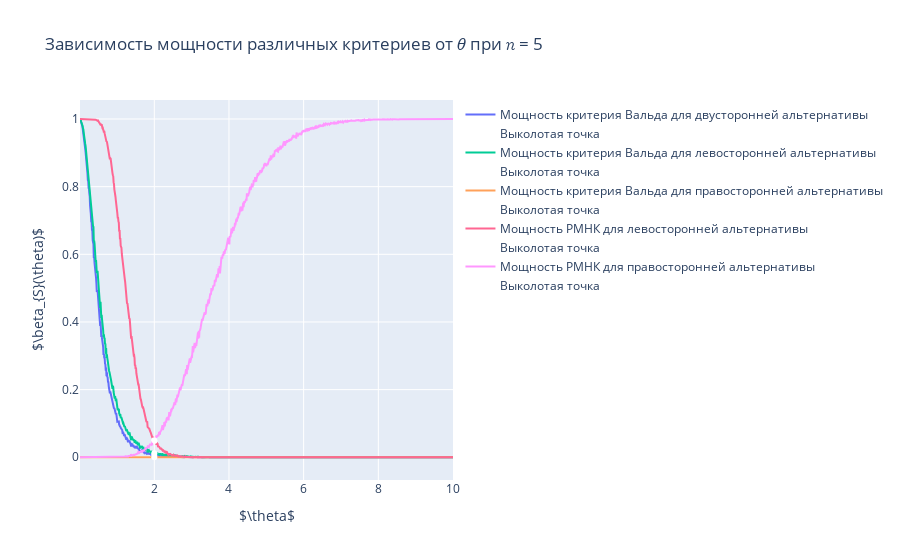

Source (notebook cell):
### Code cell
for i, n in enumerate(n_arr):
    fig = go.Figure()
    fig.add_trace(go.Scatter(x=theta_grid, y=frequency_arr[i], mode='lines', 
                             name=f'Мощность критерия Вальда для двусторонней альтернативы'))
    fig.add_trace(go.Scatter(x=[2], y=[frequency_arr[i, 199]], mode='markers', line_color='#FFFFFF', 
                             name='Выколотая точка'))
    fig.add_trace(go.Scatter(x=theta_grid, y=frequency_left_arr[i], mode='lines', 
                             name=f'Мощность критерия Вальда для левосторонней альтернативы'))
    fig.add_trace(go.Scatter(x=[2], y=[frequency_left_arr[i, 199]], mode='markers', line_color='#FFFFFF', 
                             name='Выколотая точка'))
    fig.add_trace(go.Scatter(x=theta_grid, y=frequency_right_arr[i], mode='lines', 
                             name=f'Мощность критерия Вальда для правосторонней альтернативы'))
    fig.add_trace(go.Scatter(x=[2], y=[frequency_right_arr[i, 199]], mode='markers', line_color='#FFFFFF', 
                             name='Выколотая точка'))
    fig.add_trace(go.Scatter(x=theta_grid, y=left_RMNK_arr[i], mode='lines', 
                             name=f'Мощность РМНК для левосторонней альтернативы'))
    fig.add_trace(go.Scatter(x=[2], y=[left_RMNK_arr[i, 199]], mode='markers', line_color='#FFFFFF', 
                             name='Выколотая точка'))
    fig.add_trace(go.Scatter(x=theta_grid, y=right_RMNK_arr[i], mode='lines', 
                             name=f'Мощность РМНК для правосторонней альтернативы'))
    fig.add_trace(go.Scatter(x=[2], y=[right_RMNK_arr[i, 199]], mode='markers', line_color='#FFFFFF', 
                             name='Выколотая точка'))
    fig.update_layout(title=f'Зависимость мощности различных критериев от 𝜃 при 𝑛 = {n}', 
                      xaxis_title="$\\theta$", yaxis_title="$\\beta_{S}(\\theta)$")
    fig.show()
    pof.plot(fig, filename=f'power_gamma_{n}.html', auto_open=False)

### Figure 1 — Plotly figure (JSON) as saved in the notebook; plotly's stock layout.template omitted (floating-point values rounded to 4 significant figures; data arrays with more than 128 entries replaced by an {"elided": "..."} marker saying what was removed)
{"data": [{"mode": "lines", "name": "Мощность критерия Вальда для двусторонней альтернативы", "type": "scatter", "x": {"elided": "1000 float values"}, "y": {"elided": "1000 float values"}}, {"line": {"color": "#FFFFFF"}, "mode": "markers", "name": "Выколотая точка", "type": "scatter", "x": [2], "y": [0.0074]}, {"mode": "lines", "name": "Мощность критерия Вальда для левосторонней альтернативы", "type": "scatter", "x": {"elided": "1000 float values"}, "y": {"elided": "1000 float values"}}, {"line": {"color": "#FFFFFF"}, "mode": "markers", "name": "Выколотая точка", "type": "scatter", "x": [2], "y": [0.012]}, {"mode": "lines", "name": "Мощность критерия Вальда для правосторонней альтернативы", "type": "scatter", "x": {"elided": "1000 float values"}, "y": {"elided": "1000 int values"}}, {"line": {"color": "#FFFFFF"}, "mode": "markers", "name": "Выколотая точка", "type": "scatter", "x": [2], "y": [0]}, {"mode": "lines", "name": "Мощность РМНК для левосторонней альтернативы", "type": "scatter", "x": {"elided": "1000 float values"}, "y": {"elided": "1000 float values"}}, {"line": {"color": "#FFFFFF"}, "mode": "markers", "name": "Выколотая точка", "type": "scatter", "x": [2], "y": [0.0484]}, {"mode": "lines", "name": "Мощность РМНК для правосторонней альтернативы", "type": "scatter", "x": {"elided": "1000 float values"}, "y": {"elided": "1000 float values"}}, {"line": {"color": "#FFFFFF"}, "mode": "markers", "name": "Выколотая точка", "type": "scatter", "x": [2], "y": [0.0504]}], "layout": {"title": {"text": "Зависимость мощности различных критериев от 𝜃 при 𝑛 = 5"}, "xaxis": {"title": {"text": "$\\theta$"}}, "yaxis": {"title": {"text": "$\\beta_{S}(\\theta)$"}}}}
